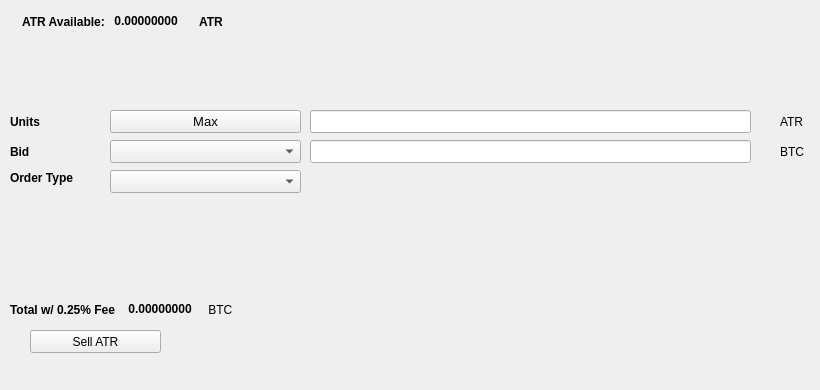
   <widget class="QWidget" name="SellTab">
    <attribute name="title">
     <string>Sell</string>
    </attribute>
    <widget class="QLabel" name="label_16">
     <property name="geometry">
      <rect>
       <x>780</x>
       <y>140</y>
       <width>31</width>
       <height>23</height>
      </rect>
     </property>
     <property name="text">
      <string>BTC</string>
     </property>
    </widget>
    <widget class="QComboBox" name="SellBidcomboBox">
     <property name="geometry">
      <rect>
       <x>110</x>
       <y>140</y>
       <width>191</width>
       <height>23</height>
      </rect>
     </property>
     <property name="font">
      <font>
       <pointsize>10</pointsize>
      </font>
     </property>
    </widget>
    <widget class="QLabel" name="label_18">
     <property name="geometry">
      <rect>
       <x>10</x>
       <y>110</y>
       <width>46</width>
       <height>23</height>
      </rect>
     </property>
     <property name="font">
      <font>
       <weight>75</weight>
       <bold>true</bold>
      </font>
     </property>
     <property name="text">
      <string>Units</string>
     </property>
    </widget>
    <widget class="QPushButton" name="Sell_Max_Amount">
     <property name="geometry">
      <rect>
       <x>110</x>
       <y>110</y>
       <width>191</width>
       <height>23</height>
      </rect>
     </property>
     <property name="font">
      <font>
       <pointsize>10</pointsize>
      </font>
     </property>
     <property name="text">
      <string>Max</string>
     </property>
    </widget>
    <widget class="QLabel" name="label_20">
     <property name="geometry">
      <rect>
       <x>10</x>
       <y>170</y>
       <width>91</width>
       <height>16</height>
      </rect>
     </property>
     <property name="font">
      <font>
       <weight>75</weight>
       <bold>true</bold>
      </font>
     </property>
     <property name="text">
      <string>Order Type</string>
     </property>
    </widget>
    <widget class="QComboBox" name="SellOrdertypeCombo">
     <property name="geometry">
      <rect>
       <x>110</x>
       <y>170</y>
       <width>191</width>
       <height>23</height>
      </rect>
     </property>
     <property name="font">
      <font>
       <pointsize>10</pointsize>
      </font>
     </property>
    </widget>
    <widget class="QLabel" name="label_21">
     <property name="geometry">
      <rect>
       <x>10</x>
       <y>140</y>
       <width>46</width>
       <height>23</height>
      </rect>
     </property>
     <property name="font">
      <font>
       <weight>75</weight>
       <bold>true</bold>
      </font>
     </property>
     <property name="text">
      <string>Bid</string>
     </property>
    </widget>
    <widget class="QLabel" name="label_22">
     <property name="geometry">
      <rect>
       <x>780</x>
       <y>110</y>
       <width>31</width>
       <height>23</height>
      </rect>
     </property>
     <property name="text">
      <string>ATR</string>
     </property>
    </widget>
    <widget class="QLineEdit" name="UnitsInputATR">
     <property name="geometry">
      <rect>
       <x>310</x>
       <y>110</y>
       <width>441</width>
       <height>23</height>
      </rect>
     </property>
     <property name="font">
      <font>
       <pointsize>9</pointsize>
       <weight>75</weight>
       <bold>true</bold>
      </font>
     </property>
    </widget>
    <widget class="QLineEdit" name="SellBidPriceEdit">
     <property name="geometry">
      <rect>
       <x>310</x>
       <y>140</y>
       <width>441</width>
       <height>23</height>
      </rect>
     </property>
     <property name="font">
      <font>
       <pointsize>9</pointsize>
       <weight>75</weight>
       <bold>true</bold>
      </font>
     </property>
    </widget>
    <widget class="QPushButton" name="SellATRBTN">
     <property name="geometry">
      <rect>
       <x>30</x>
       <y>330</y>
       <width>131</width>
       <height>23</height>
      </rect>
     </property>
     <property name="text">
      <string>Sell ATR</string>
     </property>
     <property name="icon">
      <iconset resource="../altair2">
       <normaloff>:/icons/bitcoin</normaloff>:/icons/bitcoin</iconset>
     </property>
    </widget>
    <widget class="QWidget" name="layoutWidget3">
     <property name="geometry">
      <rect>
       <x>22</x>
       <y>12</y>
       <width>258</width>
       <height>19</height>
      </rect>
     </property>
     <layout class="QHBoxLayout" name="horizontalLayout">
      <item>
       <widget class="QLabel" name="label232_2">
        <property name="font">
         <font>
          <weight>75</weight>
          <bold>true</bold>
         </font>
        </property>
        <property name="text">
         <string>ATR Available:</string>
        </property>
       </widget>
      </item>
      <item>
       <widget class="QLabel" name="ATRAvailableLabel">
        <property name="palette">
         <palette>
          <active>
           <colorrole role="WindowText">
            <brush brushstyle="SolidPattern">
             <color alpha="255">
              <red>0</red>
              <green>0</green>
              <blue>0</blue>
             </color>
            </brush>
           </colorrole>
           <colorrole role="Button">
            <brush brushstyle="SolidPattern">
             <color alpha="255">
              <red>0</red>
              <green>170</green>
              <blue>0</blue>
             </color>
            </brush>
           </colorrole>
           <colorrole role="Light">
            <brush brushstyle="SolidPattern">
             <color alpha="255">
              <red>0</red>
              <green>255</green>
              <blue>0</blue>
             </color>
            </brush>
           </colorrole>
           <colorrole role="Midlight">
            <brush brushstyle="SolidPattern">
             <color alpha="255">
              <red>0</red>
              <green>212</green>
              <blue>0</blue>
             </color>
            </brush>
           </colorrole>
           <colorrole role="Dark">
            <brush brushstyle="SolidPattern">
             <color alpha="255">
              <red>0</red>
              <green>85</green>
              <blue>0</blue>
             </color>
            </brush>
           </colorrole>
           <colorrole role="Mid">
            <brush brushstyle="SolidPattern">
             <color alpha="255">
              <red>0</red>
              <green>113</green>
              <blue>0</blue>
             </color>
            </brush>
           </colorrole>
           <colorrole role="Text">
            <brush brushstyle="SolidPattern">
             <color alpha="255">
              <red>0</red>
              <green>170</green>
              <blue>0</blue>
             </color>
            </brush>
           </colorrole>
           <colorrole role="BrightText">
            <brush brushstyle="SolidPattern">
             <color alpha="255">
              <red>255</red>
              <green>255</green>
              <blue>255</blue>
             </color>
            </brush>
           </colorrole>
           <colorrole role="ButtonText">
            <brush brushstyle="SolidPattern">
             <color alpha="255">
              <red>0</red>
              <green>0</green>
              <blue>0</blue>
             </color>
            </brush>
           </colorrole>
           <colorrole role="Base">
            <brush brushstyle="SolidPattern">
             <color alpha="255">
              <red>255</red>
              <green>255</green>
              <blue>255</blue>
             </color>
            </brush>
           </colorrole>
           <colorrole role="Window">
            <brush brushstyle="SolidPattern">
             <color alpha="255">
              <red>0</red>
              <green>170</green>
              <blue>0</blue>
             </color>
            </brush>
           </colorrole>
           <colorrole role="Shadow">
            <brush brushstyle="SolidPattern">
             <color alpha="255">
              <red>0</red>
              <green>0</green>
              <blue>0</blue>
             </color>
            </brush>
           </colorrole>
           <colorrole role="AlternateBase">
            <brush brushstyle="SolidPattern">
             <color alpha="255">
              <red>127</red>
              <green>212</green>
              <blue>127</blue>
             </color>
            </brush>
           </colorrole>
           <colorrole role="ToolTipBase">
            <brush brushstyle="SolidPattern">
             <color alpha="255">
              <red>255</red>
              <green>255</green>
              <blue>220</blue>
             </color>
            </brush>
           </colorrole>
           <colorrole role="ToolTipText">
            <brush brushstyle="SolidPattern">
             <color alpha="255">
              <red>0</red>
              <green>0</green>
              <blue>0</blue>
             </color>
            </brush>
           </colorrole>
          </active>
          <inactive>
           <colorrole role="WindowText">
            <brush brushstyle="SolidPattern">
             <color alpha="255">
              <red>0</red>
              <green>0</green>
              <blue>0</blue>
             </color>
            </brush>
           </colorrole>
           <colorrole role="Button">
            <brush brushstyle="SolidPattern">
             <color alpha="255">
              <red>0</red>
              <green>170</green>
              <blue>0</blue>
             </color>
            </brush>
           </colorrole>
           <colorrole role="Light">
            <brush brushstyle="SolidPattern">
             <color alpha="255">
              <red>0</red>
              <green>255</green>
              <blue>0</blue>
             </color>
            </brush>
           </colorrole>
           <colorrole role="Midlight">
            <brush brushstyle="SolidPattern">
             <color alpha="255">
              <red>0</red>
              <green>212</green>
              <blue>0</blue>
             </color>
            </brush>
           </colorrole>
           <colorrole role="Dark">
            <brush brushstyle="SolidPattern">
             <color alpha="255">
              <red>0</red>
              <green>85</green>
              <blue>0</blue>
             </color>
            </brush>
           </colorrole>
           <colorrole role="Mid">
            <brush brushstyle="SolidPattern">
             <color alpha="255">
              <red>0</red>
              <green>113</green>
              <blue>0</blue>
             </color>
            </brush>
           </colorrole>
           <colorrole role="Text">
            <brush brushstyle="SolidPattern">
             <color alpha="255">
              <red>0</red>
              <green>170</green>
              <blue>0</blue>
             </color>
            </brush>
           </colorrole>
           <colorrole role="BrightText">
            <brush brushstyle="SolidPattern">
             <color alpha="255">
              <red>255</red>
              <green>255</green>
              <blue>255</blue>
             </color>
            </brush>
           </colorrole>
           <colorrole role="ButtonText">
            <brush brushstyle="SolidPattern">
             <color alpha="255">
              <red>0</red>
              <green>0</green>
              <blue>0</blue>
             </color>
            </brush>
           </colorrole>
           <colorrole role="Base">
            <brush brushstyle="SolidPattern">
             <color alpha="255">
              <red>255</red>
              <green>255</green>
              <blue>255</blue>
             </color>
            </brush>
           </colorrole>
           <colorrole role="Window">
            <brush brushstyle="SolidPattern">
             <color alpha="255">
              <red>0</red>
              <green>170</green>
              <blue>0</blue>
             </color>
            </brush>
           </colorrole>
           <colorrole role="Shadow">
            <brush brushstyle="SolidPattern">
             <color alpha="255">
              <red>0</red>
              <green>0</green>
              <blue>0</blue>
             </color>
            </brush>
           </colorrole>
           <colorrole role="AlternateBase">
            <brush brushstyle="SolidPattern">
             <color alpha="255">
              <red>127</red>
              <green>212</green>
              <blue>127</blue>
             </color>
            </brush>
           </colorrole>
           <colorrole role="ToolTipBase">
            <brush brushstyle="SolidPattern">
             <color alpha="255">
              <red>255</red>
              <green>255</green>
              <blue>220</blue>
             </color>
            </brush>
           </colorrole>
           <colorrole role="ToolTipText">
            <brush brushstyle="SolidPattern">
             <color alpha="255">
              <red>0</red>
              <green>0</green>
              <blue>0</blue>
             </color>
            </brush>
           </colorrole>
          </inactive>
          <disabled>
           <colorrole role="WindowText">
            <brush brushstyle="SolidPattern">
             <color alpha="255">
              <red>0</red>
              <green>85</green>
              <blue>0</blue>
             </color>
            </brush>
           </colorrole>
           <colorrole role="Button">
            <brush brushstyle="SolidPattern">
             <color alpha="255">
              <red>0</red>
              <green>170</green>
              <blue>0</blue>
             </color>
            </brush>
           </colorrole>
           <colorrole role="Light">
            <brush brushstyle="SolidPattern">
             <color alpha="255">
              <red>0</red>
              <green>255</green>
              <blue>0</blue>
             </color>
            </brush>
           </colorrole>
           <colorrole role="Midlight">
            <brush brushstyle="SolidPattern">
             <color alpha="255">
              <red>0</red>
              <green>212</green>
              <blue>0</blue>
             </color>
            </brush>
           </colorrole>
           <colorrole role="Dark">
            <brush brushstyle="SolidPattern">
             <color alpha="255">
              <red>0</red>
              <green>85</green>
              <blue>0</blue>
             </color>
            </brush>
           </colorrole>
           <colorrole role="Mid">
            <brush brushstyle="SolidPattern">
             <color alpha="255">
              <red>0</red>
              <green>113</green>
              <blue>0</blue>
             </color>
            </brush>
           </colorrole>
           <colorrole role="Text">
            <brush brushstyle="SolidPattern">
             <color alpha="255">
              <red>0</red>
              <green>85</green>
              <blue>0</blue>
             </color>
            </brush>
           </colorrole>
           <colorrole role="BrightText">
            <brush brushstyle="SolidPattern">
             <color alpha="255">
              <red>255</red>
              <green>255</green>
              <blue>255</blue>
             </color>
            </brush>
           </colorrole>
           <colorrole role="ButtonText">
            <brush brushstyle="SolidPattern">
             <color alpha="255">
              <red>0</red>
              <green>85</green>
              <blue>0</blue>
             </color>
            </brush>
           </colorrole>
           <colorrole role="Base">
            <brush brushstyle="SolidPattern">
             <color alpha="255">
              <red>0</red>
              <green>170</green>
              <blue>0</blue>
             </color>
            </brush>
           </colorrole>
           <colorrole role="Window">
            <brush brushstyle="SolidPattern">
             <color alpha="255">
              <red>0</red>
              <green>170</green>
              <blue>0</blue>
             </color>
            </brush>
           </colorrole>
           <colorrole role="Shadow">
            <brush brushstyle="SolidPattern">
             <color alpha="255">
              <red>0</red>
              <green>0</green>
              <blue>0</blue>
             </color>
            </brush>
           </colorrole>
           <colorrole role="AlternateBase">
            <brush brushstyle="SolidPattern">
             <color alpha="255">
              <red>0</red>
              <green>170</green>
              <blue>0</blue>
             </color>
            </brush>
           </colorrole>
           <colorrole role="ToolTipBase">
            <brush brushstyle="SolidPattern">
             <color alpha="255">
              <red>255</red>
              <green>255</green>
              <blue>220</blue>
             </color>
            </brush>
           </colorrole>
           <colorrole role="ToolTipText">
            <brush brushstyle="SolidPattern">
             <color alpha="255">
              <red>0</red>
              <green>0</green>
              <blue>0</blue>
             </color>
            </brush>
           </colorrole>
          </disabled>
         </palette>
        </property>
        <property name="font">
         <font>
          <weight>75</weight>
          <bold>true</bold>
         </font>
        </property>
        <property name="text">
         <string> 0.00000000 </string>
        </property>
        <property name="textInteractionFlags">
         <set>Qt::LinksAccessibleByMouse|Qt::TextSelectableByKeyboard|Qt::TextSelectableByMouse</set>
        </property>
       </widget>
      </item>
      <item>
       <widget class="QLabel" name="labelATR">
        <property name="font">
         <font>
          <weight>75</weight>
          <bold>true</bold>
         </font>
        </property>
        <property name="text">
         <string>ATR</string>
        </property>
       </widget>
      </item>
     </layout>
    </widget>
    <widget class="QWidget" name="layoutWidget">
     <property name="geometry">
      <rect>
       <x>10</x>
       <y>300</y>
       <width>268</width>
       <height>19</height>
      </rect>
     </property>
     <layout class="QHBoxLayout" name="horizontalLayout_2">
      <item>
       <widget class="QLabel" name="label_19">
        <property name="font">
         <font>
          <weight>75</weight>
          <bold>true</bold>
         </font>
        </property>
        <property name="text">
         <string>Total w/ 0.25% Fee </string>
        </property>
       </widget>
      </item>
      <item>
       <widget class="QLabel" name="SellCostLabel">
        <property name="palette">
         <palette>
          <active>
           <colorrole role="WindowText">
            <brush brushstyle="SolidPattern">
             <color alpha="255">
              <red>0</red>
              <green>0</green>
              <blue>0</blue>
             </color>
            </brush>
           </colorrole>
           <colorrole role="Button">
            <brush brushstyle="SolidPattern">
             <color alpha="255">
              <red>0</red>
              <green>170</green>
              <blue>0</blue>
             </color>
            </brush>
           </colorrole>
           <colorrole role="Light">
            <brush brushstyle="SolidPattern">
             <color alpha="255">
              <red>0</red>
              <green>255</green>
              <blue>0</blue>
             </color>
            </brush>
           </colorrole>
           <colorrole role="Midlight">
            <brush brushstyle="SolidPattern">
             <color alpha="255">
              <red>0</red>
              <green>212</green>
              <blue>0</blue>
             </color>
            </brush>
           </colorrole>
           <colorrole role="Dark">
            <brush brushstyle="SolidPattern">
             <color alpha="255">
              <red>0</red>
              <green>85</green>
              <blue>0</blue>
             </color>
            </brush>
           </colorrole>
           <colorrole role="Mid">
            <brush brushstyle="SolidPattern">
             <color alpha="255">
              <red>0</red>
              <green>113</green>
              <blue>0</blue>
             </color>
            </brush>
           </colorrole>
           <colorrole role="Text">
            <brush brushstyle="SolidPattern">
             <color alpha="255">
              <red>0</red>
              <green>170</green>
              <blue>0</blue>
             </color>
            </brush>
           </colorrole>
           <colorrole role="BrightText">
            <brush brushstyle="SolidPattern">
             <color alpha="255">
              <red>255</red>
              <green>255</green>
              <blue>255</blue>
             </color>
            </brush>
           </colorrole>
           <colorrole role="ButtonText">
            <brush brushstyle="SolidPattern">
             <color alpha="255">
              <red>0</red>
              <green>0</green>
              <blue>0</blue>
             </color>
            </brush>
           </colorrole>
           <colorrole role="Base">
            <brush brushstyle="SolidPattern">
             <color alpha="255">
              <red>255</red>
              <green>255</green>
              <blue>255</blue>
             </color>
            </brush>
           </colorrole>
           <colorrole role="Window">
            <brush brushstyle="SolidPattern">
             <color alpha="255">
              <red>0</red>
              <green>170</green>
              <blue>0</blue>
             </color>
            </brush>
           </colorrole>
           <colorrole role="Shadow">
            <brush brushstyle="SolidPattern">
             <color alpha="255">
              <red>0</red>
              <green>0</green>
              <blue>0</blue>
             </color>
            </brush>
           </colorrole>
           <colorrole role="AlternateBase">
            <brush brushstyle="SolidPattern">
             <color alpha="255">
              <red>127</red>
              <green>212</green>
              <blue>127</blue>
             </color>
            </brush>
           </colorrole>
           <colorrole role="ToolTipBase">
            <brush brushstyle="SolidPattern">
             <color alpha="255">
              <red>255</red>
              <green>255</green>
              <blue>220</blue>
             </color>
            </brush>
           </colorrole>
           <colorrole role="ToolTipText">
            <brush brushstyle="SolidPattern">
             <color alpha="255">
              <red>0</red>
              <green>0</green>
              <blue>0</blue>
             </color>
            </brush>
           </colorrole>
          </active>
          <inactive>
           <colorrole role="WindowText">
            <brush brushstyle="SolidPattern">
             <color alpha="255">
              <red>0</red>
              <green>0</green>
              <blue>0</blue>
             </color>
            </brush>
           </colorrole>
           <colorrole role="Button">
            <brush brushstyle="SolidPattern">
             <color alpha="255">
              <red>0</red>
              <green>170</green>
              <blue>0</blue>
             </color>
            </brush>
           </colorrole>
           <colorrole role="Light">
            <brush brushstyle="SolidPattern">
             <color alpha="255">
              <red>0</red>
              <green>255</green>
              <blue>0</blue>
             </color>
            </brush>
           </colorrole>
           <colorrole role="Midlight">
            <brush brushstyle="SolidPattern">
             <color alpha="255">
              <red>0</red>
              <green>212</green>
              <blue>0</blue>
             </color>
            </brush>
           </colorrole>
           <colorrole role="Dark">
            <brush brushstyle="SolidPattern">
             <color alpha="255">
              <red>0</red>
              <green>85</green>
              <blue>0</blue>
             </color>
            </brush>
           </colorrole>
           <colorrole role="Mid">
            <brush brushstyle="SolidPattern">
             <color alpha="255">
              <red>0</red>
              <green>113</green>
              <blue>0</blue>
             </color>
            </brush>
           </colorrole>
           <colorrole role="Text">
            <brush brushstyle="SolidPattern">
             <color alpha="255">
              <red>0</red>
              <green>170</green>
              <blue>0</blue>
             </color>
            </brush>
           </colorrole>
           <colorrole role="BrightText">
            <brush brushstyle="SolidPattern">
             <color alpha="255">
              <red>255</red>
              <green>255</green>
              <blue>255</blue>
             </color>
            </brush>
           </colorrole>
           <colorrole role="ButtonText">
            <brush brushstyle="SolidPattern">
             <color alpha="255">
              <red>0</red>
              <green>0</green>
              <blue>0</blue>
             </color>
            </brush>
           </colorrole>
           <colorrole role="Base">
            <brush brushstyle="SolidPattern">
             <color alpha="255">
              <red>255</red>
              <green>255</green>
              <blue>255</blue>
             </color>
            </brush>
           </colorrole>
           <colorrole role="Window">
            <brush brushstyle="SolidPattern">
             <color alpha="255">
              <red>0</red>
              <green>170</green>
              <blue>0</blue>
             </color>
            </brush>
           </colorrole>
           <colorrole role="Shadow">
            <brush brushstyle="SolidPattern">
             <color alpha="255">
              <red>0</red>
              <green>0</green>
              <blue>0</blue>
             </color>
            </brush>
           </colorrole>
           <colorrole role="AlternateBase">
            <brush brushstyle="SolidPattern">
             <color alpha="255">
              <red>127</red>
              <green>212</green>
              <blue>127</blue>
             </color>
            </brush>
           </colorrole>
           <colorrole role="ToolTipBase">
            <brush brushstyle="SolidPattern">
             <color alpha="255">
              <red>255</red>
              <green>255</green>
              <blue>220</blue>
             </color>
            </brush>
           </colorrole>
           <colorrole role="ToolTipText">
            <brush brushstyle="SolidPattern">
             <color alpha="255">
              <red>0</red>
              <green>0</green>
              <blue>0</blue>
             </color>
            </brush>
           </colorrole>
          </inactive>
          <disabled>
           <colorrole role="WindowText">
            <brush brushstyle="SolidPattern">
             <color alpha="255">
              <red>0</red>
              <green>85</green>
              <blue>0</blue>
             </color>
            </brush>
           </colorrole>
           <colorrole role="Button">
            <brush brushstyle="SolidPattern">
             <color alpha="255">
              <red>0</red>
              <green>170</green>
              <blue>0</blue>
             </color>
            </brush>
           </colorrole>
           <colorrole role="Light">
            <brush brushstyle="SolidPattern">
             <color alpha="255">
              <red>0</red>
              <green>255</green>
              <blue>0</blue>
             </color>
            </brush>
           </colorrole>
           <colorrole role="Midlight">
            <brush brushstyle="SolidPattern">
             <color alpha="255">
              <red>0</red>
              <green>212</green>
              <blue>0</blue>
             </color>
            </brush>
           </colorrole>
           <colorrole role="Dark">
            <brush brushstyle="SolidPattern">
             <color alpha="255">
              <red>0</red>
              <green>85</green>
              <blue>0</blue>
             </color>
            </brush>
           </colorrole>
           <colorrole role="Mid">
            <brush brushstyle="SolidPattern">
             <color alpha="255">
              <red>0</red>
              <green>113</green>
              <blue>0</blue>
             </color>
            </brush>
           </colorrole>
           <colorrole role="Text">
            <brush brushstyle="SolidPattern">
             <color alpha="255">
              <red>0</red>
              <green>85</green>
              <blue>0</blue>
             </color>
            </brush>
           </colorrole>
           <colorrole role="BrightText">
            <brush brushstyle="SolidPattern">
             <color alpha="255">
              <red>255</red>
              <green>255</green>
              <blue>255</blue>
             </color>
            </brush>
           </colorrole>
           <colorrole role="ButtonText">
            <brush brushstyle="SolidPattern">
             <color alpha="255">
              <red>0</red>
              <green>85</green>
              <blue>0</blue>
             </color>
            </brush>
           </colorrole>
           <colorrole role="Base">
            <brush brushstyle="SolidPattern">
             <color alpha="255">
              <red>0</red>
              <green>170</green>
              <blue>0</blue>
             </color>
            </brush>
           </colorrole>
           <colorrole role="Window">
            <brush brushstyle="SolidPattern">
             <color alpha="255">
              <red>0</red>
              <green>170</green>
              <blue>0</blue>
             </color>
            </brush>
           </colorrole>
           <colorrole role="Shadow">
            <brush brushstyle="SolidPattern">
             <color alpha="255">
              <red>0</red>
              <green>0</green>
              <blue>0</blue>
             </color>
            </brush>
           </colorrole>
           <colorrole role="AlternateBase">
            <brush brushstyle="SolidPattern">
             <color alpha="255">
              <red>0</red>
              <green>170</green>
              <blue>0</blue>
             </color>
            </brush>
           </colorrole>
           <colorrole role="ToolTipBase">
            <brush brushstyle="SolidPattern">
             <color alpha="255">
              <red>255</red>
              <green>255</green>
              <blue>220</blue>
             </color>
            </brush>
           </colorrole>
           <colorrole role="ToolTipText">
            <brush brushstyle="SolidPattern">
             <color alpha="255">
              <red>0</red>
              <green>0</green>
              <blue>0</blue>
             </color>
            </brush>
           </colorrole>
          </disabled>
         </palette>
        </property>
        <property name="font">
         <font>
          <weight>75</weight>
          <bold>true</bold>
         </font>
        </property>
        <property name="autoFillBackground">
         <bool>false</bool>
        </property>
        <property name="text">
         <string> 0.00000000</string>
        </property>
        <property name="textInteractionFlags">
         <set>Qt::LinksAccessibleByMouse|Qt::TextSelectableByMouse</set>
        </property>
       </widget>
      </item>
      <item>
       <widget class="QLabel" name="label_17">
        <property name="font">
         <font>
          <weight>50</weight>
          <bold>false</bold>
         </font>
        </property>
        <property name="text">
         <string> BTC</string>
        </property>
       </widget>
      </item>
     </layout>
    </widget>
    <widget class="QLabel" name="label_23">
     <property name="geometry">
      <rect>
       <x>460</x>
       <y>300</y>
       <width>281</width>
       <height>81</height>
      </rect>
     </property>
     <property name="text">
      <string/>
     </property>
     <property name="pixmap">
      <pixmap>:/images/bittrex</pixmap>
     </property>
    </widget>
   </widget>
